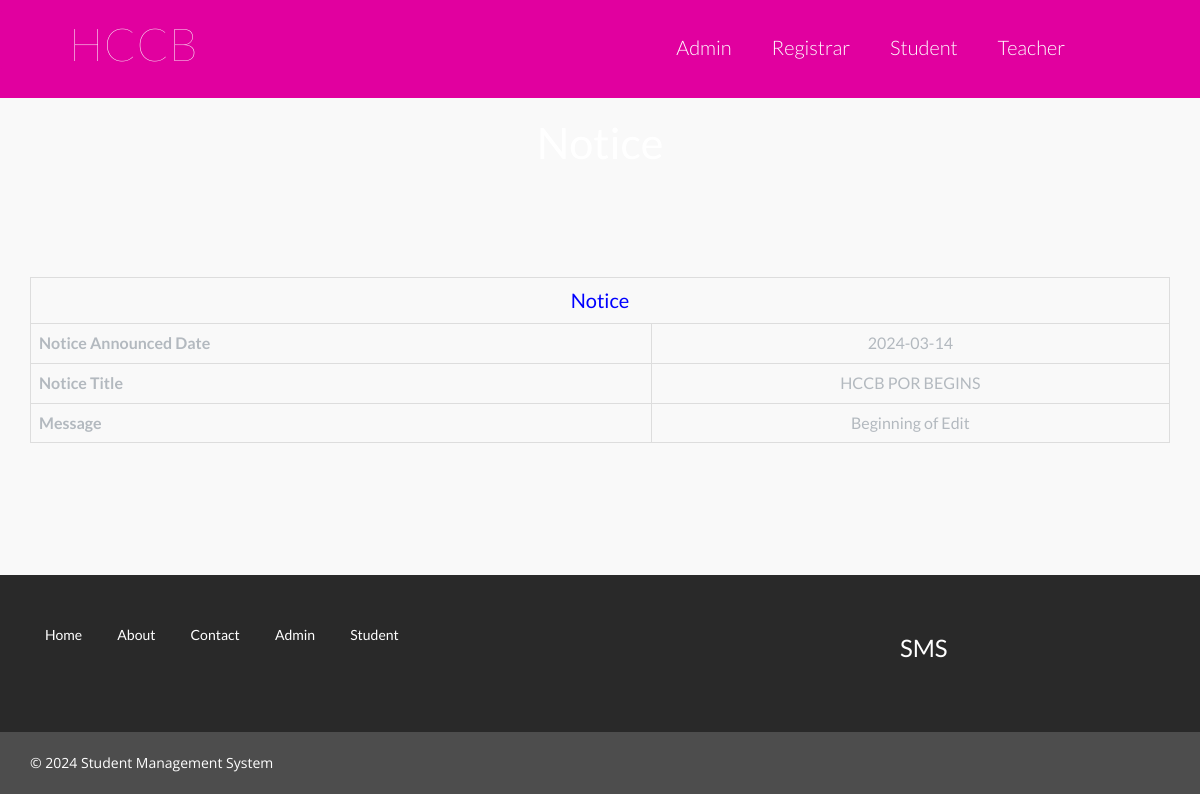
Screenshot of /view-public-notice.php?viewid=1 with the database file from the repository.
### tables this page shows
CREATE TABLE `tblpublicnotice` (
  `ID` int(255) NOT NULL,
  `NoticeTitle` varchar(255) NOT NULL,
  `CreationDate` date NOT NULL,
  `NoticeMessage` varchar(500) NOT NULL,
  `ClassId` varchar(255) NOT NULL
);

### view-public-notice.php (the view, shortened to what this page needs)
<?php
include('includes/dbconnection.php');
?>
<!doctype html>
<html>
<head>
<link href="css/bootstrap.css" rel="stylesheet" type="text/css" media="all">
<link href="css/style.css" rel="stylesheet" type="text/css"/>
<link rel="stylesheet" type="text/css" href="css/default.css" />
<link rel="stylesheet" type="text/css" href="css/component.css" />
</head>
	<body>
<?php include_once('includes/header.php');?>
<div class="banner banner5">
	<div class="container">
	<h2>Notice</h2>
	</div>
</div>
<div class="welcome">
	<div class="container">
		<table border="1" class="table table-bordered mg-b-0">
                      <?php
$vid=$_GET['viewid'];
$sql="SELECT * from tblpublicnotice where ID=:vid";
$query = $dbh -> prepare($sql);
$query->bindParam(':vid',$vid,PDO::PARAM_STR);
$query->execute();
$results=$query->fetchAll(PDO::FETCH_OBJ);
$cnt=1;
if($query->rowCount() > 0)
{
foreach($results as $row)
{               ?>
 <tr align="center" class="table-warning">
<td colspan="4" style="font-size:20px;color:blue">
 Notice</td></tr>
<tr class="table-info">
    <th>Notice Announced Date</th>
    <td><?php  echo $row->CreationDate;?></td>
  </tr>
    <tr class="table-info">
    <th>Notice Title</th>
    <td><?php  echo $row->NoticeTitle;?></td>
  </tr>
  <tr class="table-info">
     <th>Message</th>
    <td><?php  echo $row->NoticeMessage;?></td>
  </tr>
  <?php $cnt=$cnt+1;}} ?>
</table>
	</div>
</div>
<?php include_once('includes/footer.php');?>
	</body>
</html>

### css/style.css (style rules this page uses)
html, body { font-family: 'Open Sans', sans-serif; font-size: 100%; background: #FFf; }
h1,h2,h3,h4,h5,h6 { margin:0; }
.banner { background:url(../images/banner.jpg); background-size:cover; min-height:650px; padding-top:0em !important; text-align:center; }
.welcome { padding: 6em 0 7em; text-align: center; }
.banner5 { min-height: 83px; }
.banner5 h2 { color: #fff; padding-top: 21px; margin: 0; font-size: 2.7em }
.grid_5 h1, h2, h3, h4, h5, h6 { padding: 12px 0; }

### css/default.css (style rules this page uses)
*, *:after, *:before { -webkit-box-sizing: border-box; -moz-box-sizing: border-box; box-sizing: border-box; }
body, html { font-size: 100%; padding: 0; margin: 0; }
body { font-family: 'Lato', Calibri, Arial, sans-serif; color: #b3b9bf; background: #f9f9f9; }

### rows the page displays
tblpublicnotice: CreationDate "2024-03-14", NoticeTitle "HCCB POR BEGINS", NoticeMessage "Beginning of Edit"
